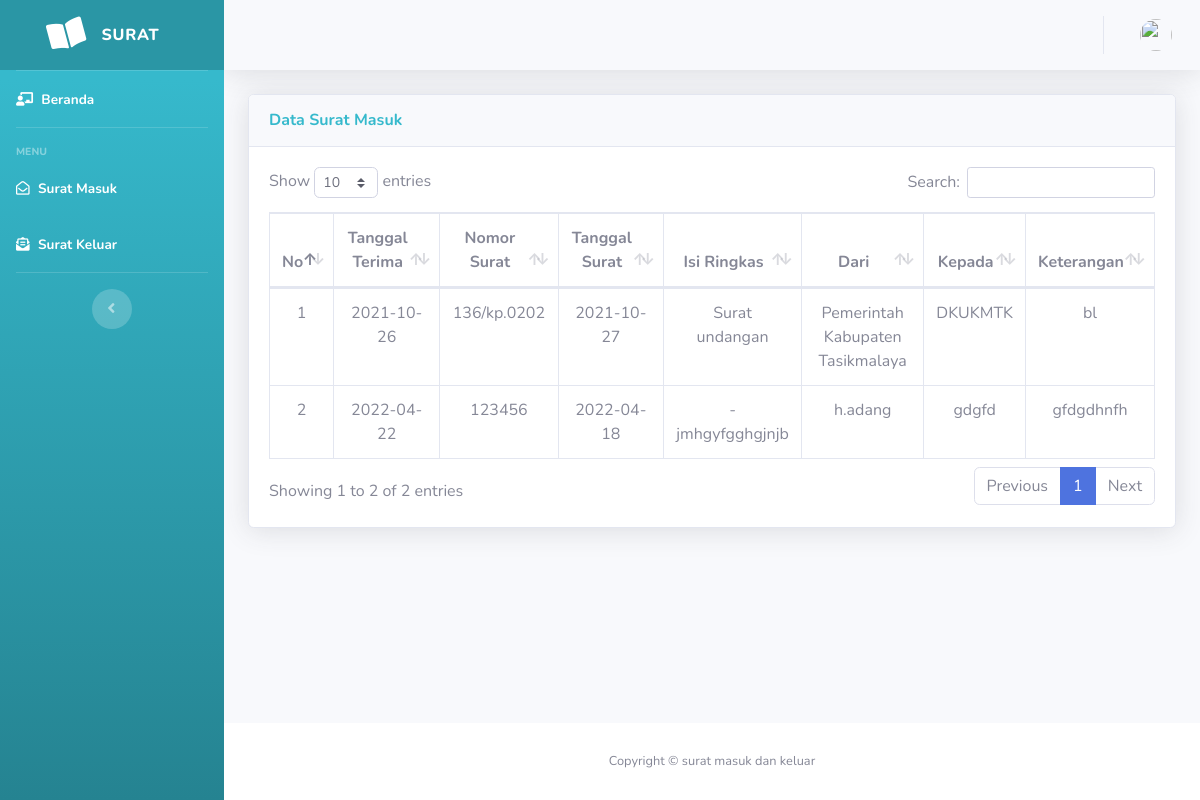
Screenshot of /index.php/user/dsm with the database file from the repository.
### tables this page shows
CREATE TABLE `surat_masuk` (
  `no` int(100) NOT NULL,
  `tanggal_terima` date NOT NULL,
  `nomor_surat` varchar(100) NOT NULL,
  `tanggal_surat` date NOT NULL,
  `isi_ringkas` varchar(225) NOT NULL,
  `dari` varchar(100) NOT NULL,
  `kepada` varchar(100) NOT NULL,
  `keterangan` varchar(100) NOT NULL
);

### application/controllers/User.php (called while the page is built, shortened)
<?php
class User extends CI_Controller {
    function __construct()
	{
		$this->load->model('Login_model','login');
	}
    function dsm()
    {
        $data['data_surat_masuk'] = $this->login->data_surat_masuk();
        $this->load->view('tampilan/header');
        $this->load->view('tampilan_user/dsm_user', $data);
        $this->load->view('tampilan/footer');
    }
}

### index.php (called while the page is built, shortened)
<?php
require_once BASEPATH.'core/CodeIgniter.php';

### application/models/Login_model.php (called while the page is built, shortened)
<?php
class Login_model extends CI_Model {
    function data_surat_masuk()
    {
        return $this->db->get('surat_masuk')->result();
    }
}

### application/views/tampilan_user/dsm_user.php (the view)
<div class="container-fluid">
    <div class="card shadow mb-4">
        <div class="card-header py-3">
            <h6 class="m-0 font-weight-bold text-info">Data Surat Masuk
        </h6>
        </div>
        <div class="card-body">
            <div class="table-responsive">
                <table class="table table-bordered text-center"  id="dataTable" width="100%" cellspacing="0">
                    <thead>
                        <tr>
                            <th>No</th>
                            <th>Tanggal Terima</th>
                            <th>Nomor Surat</th>
                            <th>Tanggal Surat</th>
                            <th>Isi Ringkas</th>
                            <th>Dari</th>
                            <th>Kepada</th>
                            <th>Keterangan</th>
                        </tr>
                     </thead>
                    <tbody>
                        <?php
                        $no = 1;
                        foreach($data_surat_masuk as $dsm):?>
                        <tr>
                            <td><?php echo $no++; ?></td>
                            <td><?= $dsm->tanggal_terima ?></td>
                            <td><?= $dsm->nomor_surat ?></td>
                            <td><?= $dsm->tanggal_surat ?></td>
                            <td><?= $dsm->isi_ringkas ?></td>
                            <td><?= $dsm->dari ?></td>
                            <td><?= $dsm->kepada ?></td>
                            <td><?= $dsm->keterangan ?></td>
                        </tr>
                        <?php endforeach ;?>
                    </tbody>
                </table>
            </div>
        </div>
    </div>
</div>

### rows the page displays
surat_masuk: tanggal_terima "2021-10-26", nomor_surat "136/kp.0202", tanggal_surat "2021-10-27", isi_ringkas "Surat undangan", dari "Pemerintah Kabupaten Tasikmalaya", kepada "DKUKMTK", keterangan "bl"
surat_masuk: tanggal_terima "2022-04-22", nomor_surat "123456", tanggal_surat "2022-04-18", isi_ringkas "-jmhgyfgghgjnjb", dari "h.adang", kepada "gdgfd", keterangan "gfdgdhnfh"
